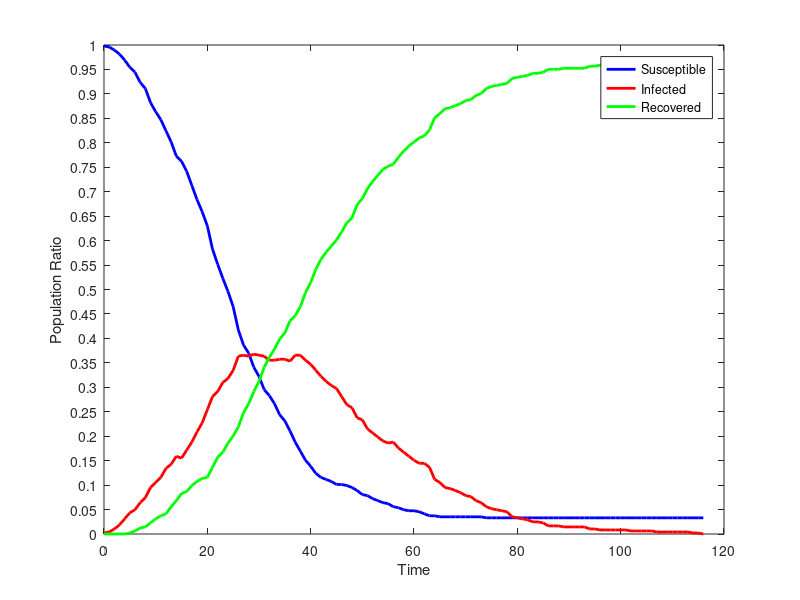

The MATLAB script that drew this image:
dynamics = [
483,1,0;
482,2,0;
479,5,0;
475,9,0;
469,15,0;
462,21,1;
457,24,3;
447,31,6;
441,36,7;
427,46,11;
418,51,15;
410,56,18;
399,65,20;
388,69,27;
374,77,33;
369,75,40;
359,83,42;
345,91,48;
331,101,52;
319,110,55;
305,123,56;
282,136,66;
267,141,76;
253,150,81;
240,154,90;
225,162,97;
202,176,106;
187,177,120;
179,176,129;
165,178,141;
156,177,151;
143,176,165;
137,172,175;
129,172,183;
118,173,193;
112,173,199;
102,171,211;
91,177,216;
82,177,225;
73,172,239;
67,168,249;
60,162,262;
56,156,272;
54,151,279;
52,147,285;
49,144,291;
49,136,299;
48,128,308;
46,125,313;
43,115,326;
39,113,332;
38,104,342;
35,100,349;
33,96,355;
31,92,361;
30,90,364;
27,91,366;
26,85,373;
24,81,379;
23,77,384;
23,73,388;
22,70,392;
20,70,394;
18,66,400;
18,54,412;
17,51,416;
17,46,421;
17,45,422;
17,43,424;
17,41,426;
17,38,429;
17,37,430;
17,33,434;
17,31,436;
16,27,441;
16,25,443;
16,24,444;
16,23,445;
16,22,446;
16,17,451;
16,16,452;
16,15,453;
16,14,454;
16,12,456;
16,12,456;
16,11,457;
16,8,460;
16,8,460;
16,8,460;
16,7,461;
16,7,461;
16,7,461;
16,7,461;
16,7,461;
16,5,463;
16,5,463;
16,4,464;
16,4,464;
16,4,464;
16,4,464;
16,4,464;
16,4,464;
16,3,465;
16,3,465;
16,3,465;
16,3,465;
16,3,465;
16,2,466;
16,2,466;
16,2,466;
16,2,466;
16,2,466;
16,2,466;
16,2,466;
16,1,467;
16,1,467;
16,0,468;
];
susceptible = dynamics (:, 1);
infected = dynamics (:, 2);
recovered = dynamics (:, 3);
totalPopulation = susceptible(1) + infected(1) + recovered(1);
susceptibleRatio = susceptible ./ totalPopulation;
infectedRatio = infected ./ totalPopulation;
recoveredRatio = recovered ./ totalPopulation;
steps = length (susceptible);
indices = 0 : steps - 1;
figure
plot (indices, susceptibleRatio.', 'color', 'blue', 'linewidth', 2);
hold on
plot (indices, infectedRatio.', 'color', 'red', 'linewidth', 2);
hold on
plot (indices, recoveredRatio.', 'color', 'green', 'linewidth', 2);
set(gca,'YTick',0:0.05:1.0);
xlabel ('Time');
ylabel ('Population Ratio');
legend('Susceptible','Infected', 'Recovered');
